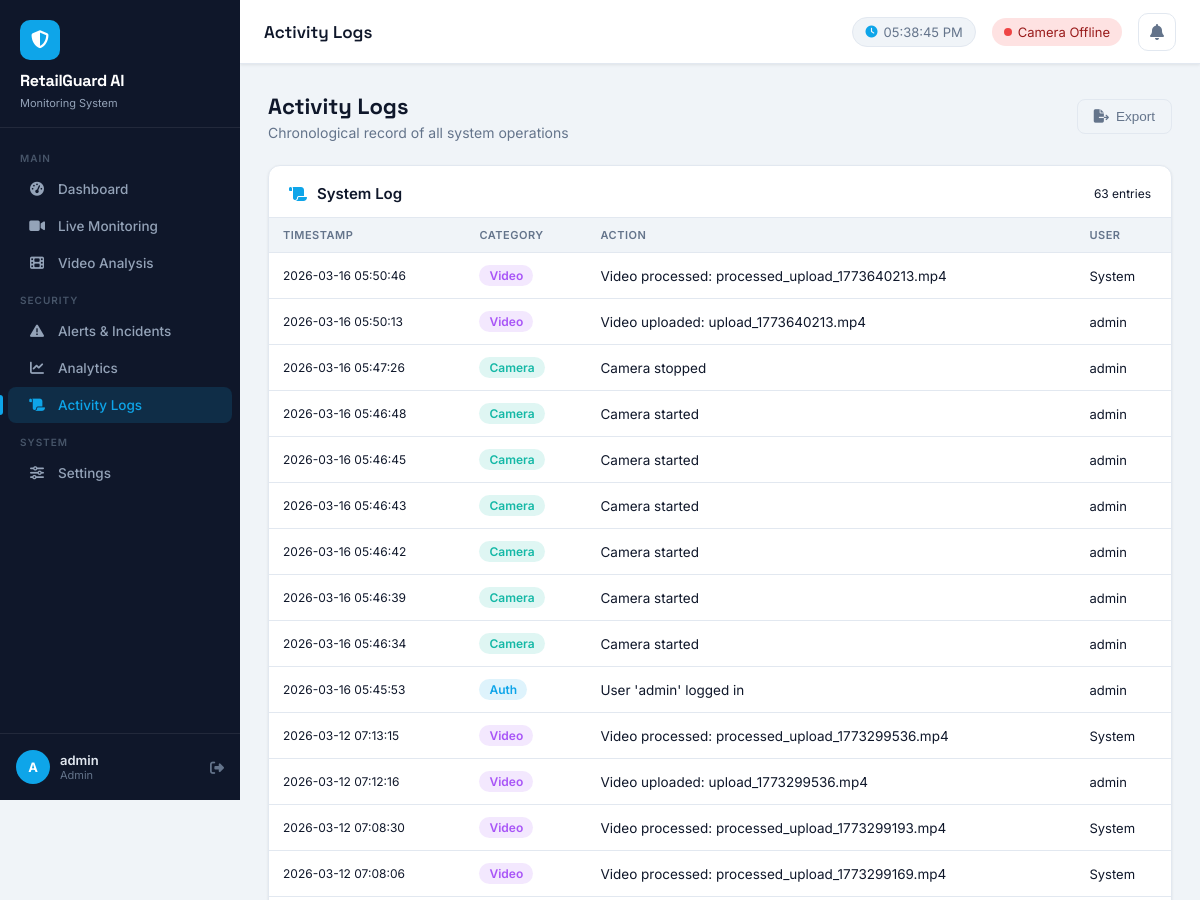
The page /logs (signed in, upper part) on the database as committed earlier.
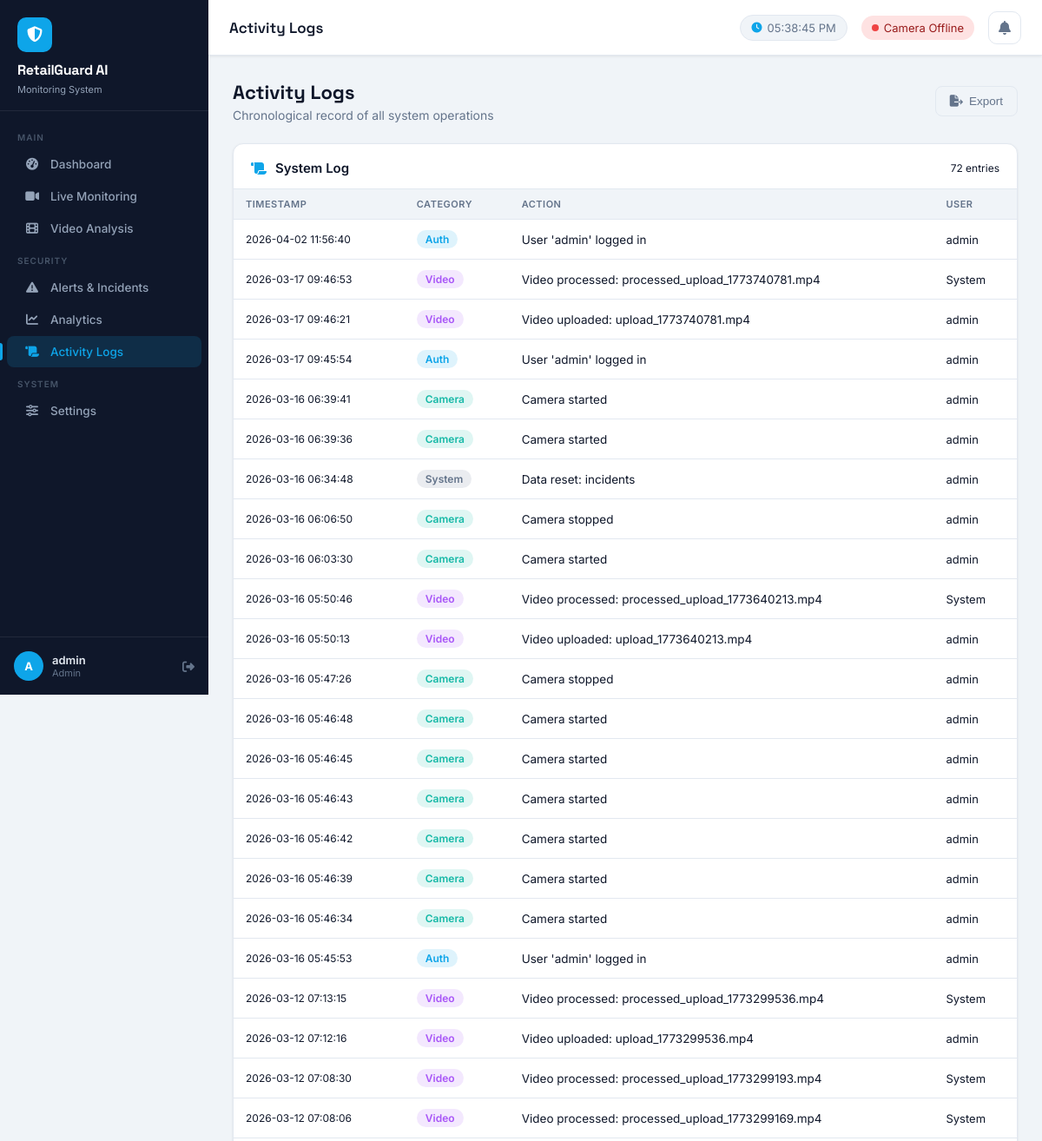
The same page on the database as committed later.
### app.py (models this page shows)
class ActivityLog(db.Model):
    id = db.Column(db.Integer, primary_key=True)
    timestamp = db.Column(db.DateTime, default=datetime.utcnow)
    action = db.Column(db.String(200), nullable=False)
    user = db.Column(db.String(80))
    category = db.Column(db.String(50))

### app.py (the view)
@app.route("/logs")
@login_required
def logs():
    logs_list = ActivityLog.query.order_by(ActivityLog.timestamp.desc()).limit(200).all()
    return render_template("logs.html", username=session.get("username"), logs=logs_list)

### app.py (called while the page is built)
def login_required(f):
    from functools import wraps
    @wraps(f)
    def decorated(*args, **kwargs):
        if "user_id" not in session:
            return redirect(url_for("login"))
        return f(*args, **kwargs)
    return decorated

### templates/logs.html (shortened to what this page needs)
{% extends "base.html" %}
{% set active_page = 'logs' %}
{% block page_title %}Activity Logs{% endblock %}
{% block content %}
<div class="page-header flex-between">
  <div>
    <h2>Activity Logs</h2>
    <p>Chronological record of all system operations</p>
  </div>
  <button class="btn btn-outline" onclick="exportLogs()">
    <i class="fas fa-file-export"></i> Export
  </button>
</div>
<div class="card">
  <div class="card-header">
    <i class="fas fa-scroll" style="color:var(--accent)"></i>
    <h3>System Log</h3>
    <span style="margin-left:auto;font-size:12px;color:var(--muted)">{{ logs|length }} entries</span>
  </div>
  <div class="card-body" style="padding:0">
    {% if logs %}
    <div style="overflow-x:auto">
      <table class="data-table" id="logsTable">
        <thead>
          <tr>
            <th>Timestamp</th>
            <th>Category</th>
            <th>Action</th>
            <th>User</th>
          </tr>
        </thead>
        <tbody>
          {% for log in logs %}
          {% set cat_colors = {'Auth':'#0ea5e9','Camera':'#14b8a6','Video':'#a855f7','Settings':'#f97316','System':'#64748b'} %}
          <tr>
            <td style="font-size:12px;color:var(--muted);white-space:nowrap">{{ log.timestamp.strftime('%Y-%m-%d %H:%M:%S') }}</td>
            <td>
              <span class="badge" style="background:{{ cat_colors.get(log.category,'#94a3b8') }}22;color:{{ cat_colors.get(log.category,'#94a3b8') }}">
                {{ log.category or '—' }}
              </span>
            </td>
            <td style="font-size:13.5px">{{ log.action }}</td>
            <td style="font-size:13px;color:var(--muted)">{{ log.user or 'System' }}</td>
          </tr>
          {% endfor %}
        </tbody>
      </table>
    </div>
    {% else %}
    <div style="text-align:center;padding:60px;color:var(--muted)">
      <i class="fas fa-scroll" style="font-size:48px;display:block;margin-bottom:16px;opacity:0.3"></i>
      No activity logs yet
    </div>
    {% endif %}
  </div>
</div>
{% endblock %}

### templates/base.html (shortened to what this page needs)
<!DOCTYPE html>
<html lang="en">
<head>
  <link rel="stylesheet" href="https://cdnjs.cloudflare.com/ajax/libs/font-awesome/6.5.0/css/all.min.css"/>
</head>
<body>
<aside class="sidebar">
  <div class="sidebar-logo">
    <div class="logo-icon"><i class="fas fa-shield-halved"></i></div>
    <h1>RetailGuard AI</h1>
    <span>Monitoring System</span>
  </div>
  <nav class="sidebar-nav">
    <div class="nav-section-label">Main</div>
    <a href="/dashboard" class="nav-item {% if active_page=='dashboard' %}active{% endif %}">
      <i class="fas fa-gauge-high"></i> Dashboard
    </a>
    <a href="/live" class="nav-item {% if active_page=='live' %}active{% endif %}">
      <i class="fas fa-video"></i> Live Monitoring
    </a>
    <a href="/video-analysis" class="nav-item {% if active_page=='video' %}active{% endif %}">
      <i class="fas fa-film"></i> Video Analysis
    </a>
    <div class="nav-section-label">Security</div>
    <a href="/alerts" class="nav-item {% if active_page=='alerts' %}active{% endif %}">
      <i class="fas fa-triangle-exclamation"></i> Alerts & Incidents
    </a>
    <a href="/analytics" class="nav-item {% if active_page=='analytics' %}active{% endif %}">
      <i class="fas fa-chart-line"></i> Analytics
    </a>
    <a href="/logs" class="nav-item {% if active_page=='logs' %}active{% endif %}">
      <i class="fas fa-scroll"></i> Activity Logs
    </a>
    <div class="nav-section-label">System</div>
    <a href="/settings" class="nav-item {% if active_page=='settings' %}active{% endif %}">
      <i class="fas fa-sliders"></i> Settings
    </a>
  </nav>
  <div class="sidebar-footer">
    <div class="sidebar-user">
      <div class="avatar">{{ username[0]|upper if username else 'U' }}</div>
      <div class="info">
        <div class="name">{{ username or 'User' }}</div>
        <div class="role">{{ session.get('role','Staff')|title }}</div>
      </div>
      <a href="/logout" title="Logout"><i class="fas fa-right-from-bracket"></i></a>
    </div>
  </div>
</aside>
<header class="header">
  <div class="header-title">{% block page_title %}Dashboard{% endblock %}</div>
  <div class="header-clock">
    <i class="fas fa-clock"></i>
    <span id="live-clock">--:--:--</span>
  </div>
  <div class="header-status offline" id="cam-status-pill">
    <span class="status-dot"></span>
    <span id="cam-status-text">Camera Offline</span>
  </div>
  <a href="/alerts" class="notif-btn" title="Alerts">
    <i class="fas fa-bell"></i>
  </a>
</header>
<main class="main">
  {% block content %}{% endblock %}
</main>
</body>
</html>

Rows that differ between the two databases and show on the page:
added ActivityLog: timestamp "2026-04-02 11:56:40", category "Auth", action "User 'admin' logged in", user "admin"
added ActivityLog: timestamp "2026-03-17 09:46:53", category "Video", action "Video processed: processed_upload_1773740781.mp4", user "System"
added ActivityLog: timestamp "2026-03-17 09:46:21", category "Video", action "Video uploaded: upload_1773740781.mp4", user "admin"
added ActivityLog: timestamp "2026-03-17 09:45:54", category "Auth", action "User 'admin' logged in", user "admin"
added ActivityLog: timestamp "2026-03-16 06:39:41", category "Camera", action "Camera started", user "admin"
added ActivityLog: timestamp "2026-03-16 06:39:36", category "Camera", action "Camera started", user "admin"
added ActivityLog: timestamp "2026-03-16 06:34:48", category "System", action "Data reset: incidents", user "admin"
added ActivityLog: timestamp "2026-03-16 06:06:50", category "Camera", action "Camera stopped", user "admin"
added ActivityLog: timestamp "2026-03-16 06:03:30", category "Camera", action "Camera started", user "admin"
Other text that changed with them:
{{ logs|length }}: "63" → "72"
